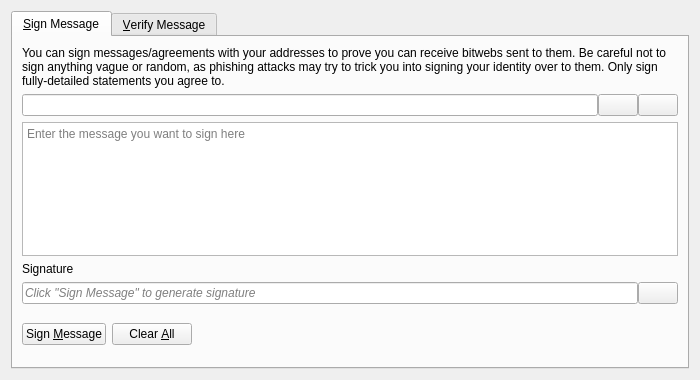
<?xml version="1.0" encoding="UTF-8"?>
<ui version="4.0">
 <class>SignVerifyMessageDialog</class>
 <widget class="QDialog" name="SignVerifyMessageDialog">
  <property name="geometry">
   <rect>
    <x>0</x>
    <y>0</y>
    <width>700</width>
    <height>380</height>
   </rect>
  </property>
  <property name="windowTitle">
   <string>Signatures - Sign / Verify a Message</string>
  </property>
  <property name="modal">
   <bool>true</bool>
  </property>
  <layout class="QVBoxLayout" name="verticalLayout">
   <item>
    <widget class="QTabWidget" name="tabWidget">
     <property name="currentIndex">
      <number>0</number>
     </property>
     <widget class="QWidget" name="tabSignMessage">
      <attribute name="title">
       <string>&amp;Sign Message</string>
      </attribute>
      <layout class="QVBoxLayout" name="verticalLayout_SM">
       <item>
        <widget class="QLabel" name="infoLabel_SM">
         <property name="text">
          <string>You can sign messages/agreements with your addresses to prove you can receive bitwebs sent to them. Be careful not to sign anything vague or random, as phishing attacks may try to trick you into signing your identity over to them. Only sign fully-detailed statements you agree to.</string>
         </property>
         <property name="textFormat">
          <enum>Qt::PlainText</enum>
         </property>
         <property name="wordWrap">
          <bool>true</bool>
         </property>
        </widget>
       </item>
       <item>
        <layout class="QHBoxLayout" name="horizontalLayout_1_SM">
         <property name="spacing">
          <number>0</number>
         </property>
         <item>
          <widget class="QValidatedLineEdit" name="addressIn_SM">
           <property name="toolTip">
            <string>The Bitweb address to sign the message with</string>
           </property>
          </widget>
         </item>
         <item>
          <widget class="QPushButton" name="addressBookButton_SM">
           <property name="toolTip">
            <string>Choose previously used address</string>
           </property>
           <property name="text">
            <string/>
           </property>
           <property name="icon">
            <iconset resource="../bitcoin.qrc">
             <normaloff>:/icons/address-book</normaloff>:/icons/address-book</iconset>
           </property>
           <property name="shortcut">
            <string>Alt+A</string>
           </property>
           <property name="autoDefault">
            <bool>false</bool>
           </property>
          </widget>
         </item>
         <item>
          <widget class="QPushButton" name="pasteButton_SM">
           <property name="toolTip">
            <string>Paste address from clipboard</string>
           </property>
           <property name="text">
            <string/>
           </property>
           <property name="icon">
            <iconset resource="../bitcoin.qrc">
             <normaloff>:/icons/editpaste</normaloff>:/icons/editpaste</iconset>
           </property>
           <property name="shortcut">
            <string>Alt+P</string>
           </property>
           <property name="autoDefault">
            <bool>false</bool>
           </property>
          </widget>
         </item>
        </layout>
       </item>
       <item>
        <widget class="QPlainTextEdit" name="messageIn_SM">
         <property name="toolTip">
          <string>Enter the message you want to sign here</string>
         </property>
         <property name="placeholderText">
          <string>Enter the message you want to sign here</string>
         </property>
        </widget>
       </item>
       <item>
        <widget class="QLabel" name="signatureLabel_SM">
         <property name="text">
          <string>Signature</string>
         </property>
         <property name="textFormat">
          <enum>Qt::PlainText</enum>
         </property>
        </widget>
       </item>
       <item>
        <layout class="QHBoxLayout" name="horizontalLayout_2_SM">
         <property name="spacing">
          <number>0</number>
         </property>
         <item>
          <widget class="QLineEdit" name="signatureOut_SM">
           <property name="placeholderText">
            <string>Click "Sign Message" to generate signature</string>
           </property>
           <property name="font">
            <font>
             <italic>true</italic>
            </font>
           </property>
           <property name="readOnly">
            <bool>true</bool>
           </property>
          </widget>
         </item>
         <item>
          <widget class="QPushButton" name="copySignatureButton_SM">
           <property name="toolTip">
            <string>Copy the current signature to the system clipboard</string>
           </property>
           <property name="text">
            <string/>
           </property>
           <property name="icon">
            <iconset resource="../bitcoin.qrc">
             <normaloff>:/icons/editcopy</normaloff>:/icons/editcopy</iconset>
           </property>
           <property name="autoDefault">
            <bool>false</bool>
           </property>
          </widget>
         </item>
        </layout>
       </item>
       <item>
        <layout class="QHBoxLayout" name="horizontalLayout_3_SM">
         <item>
          <widget class="QPushButton" name="signMessageButton_SM">
           <property name="toolTip">
            <string>Sign the message to prove you own this Bitweb address</string>
           </property>
           <property name="text">
            <string>Sign &amp;Message</string>
           </property>
           <property name="icon">
            <iconset resource="../bitcoin.qrc">
             <normaloff>:/icons/edit</normaloff>:/icons/edit</iconset>
           </property>
           <property name="autoDefault">
            <bool>false</bool>
           </property>
          </widget>
         </item>
         <item>
          <widget class="QPushButton" name="clearButton_SM">
           <property name="toolTip">
            <string>Reset all sign message fields</string>
           </property>
           <property name="text">
            <string>Clear &amp;All</string>
           </property>
           <property name="icon">
            <iconset resource="../bitcoin.qrc">
             <normaloff>:/icons/remove</normaloff>:/icons/remove</iconset>
           </property>
           <property name="autoDefault">
            <bool>false</bool>
           </property>
          </widget>
         </item>
         <item>
          <spacer name="horizontalSpacer_1_SM">
           <property name="orientation">
            <enum>Qt::Horizontal</enum>
           </property>
           <property name="sizeHint" stdset="0">
            <size>
             <width>40</width>
             <height>48</height>
            </size>
           </property>
          </spacer>
         </item>
         <item>
          <widget class="QLabel" name="statusLabel_SM">
           <property name="font">
            <font>
             <weight>75</weight>
             <bold>true</bold>
            </font>
           </property>
           <property name="text">
            <string/>
           </property>
           <property name="wordWrap">
            <bool>true</bool>
           </property>
          </widget>
         </item>
         <item>
          <spacer name="horizontalSpacer_2_SM">
           <property name="orientation">
            <enum>Qt::Horizontal</enum>
           </property>
           <property name="sizeHint" stdset="0">
            <size>
             <width>40</width>
             <height>48</height>
            </size>
           </property>
          </spacer>
         </item>
        </layout>
       </item>
      </layout>
     </widget>
     <widget class="QWidget" name="tabVerifyMessage">
      <attribute name="title">
       <string>&amp;Verify Message</string>
      </attribute>
      <layout class="QVBoxLayout" name="verticalLayout_VM">
       <item>
        <widget class="QLabel" name="infoLabel_VM">
         <property name="text">
          <string>Enter the receiver's address, message (ensure you copy line breaks, spaces, tabs, etc. exactly) and signature below to verify the message. Be careful not to read more into the signature than what is in the signed message itself, to avoid being tricked by a man-in-the-middle attack. Note that this only proves the signing party receives with the address, it cannot prove sendership of any transaction!</string>
         </property>
         <property name="textFormat">
          <enum>Qt::PlainText</enum>
         </property>
         <property name="alignment">
          <set>Qt::AlignLeading|Qt::AlignLeft|Qt::AlignTop</set>
         </property>
         <property name="wordWrap">
          <bool>true</bool>
         </property>
        </widget>
       </item>
       <item>
        <layout class="QHBoxLayout" name="horizontalLayout_1_VM">
         <property name="spacing">
          <number>0</number>
         </property>
         <item>
          <widget class="QValidatedLineEdit" name="addressIn_VM">
           <property name="toolTip">
            <string>The Bitweb address the message was signed with</string>
           </property>
          </widget>
         </item>
         <item>
          <widget class="QPushButton" name="addressBookButton_VM">
           <property name="toolTip">
            <string>Choose previously used address</string>
           </property>
           <property name="text">
            <string/>
           </property>
           <property name="icon">
            <iconset resource="../bitcoin.qrc">
             <normaloff>:/icons/address-book</normaloff>:/icons/address-book</iconset>
           </property>
           <property name="shortcut">
            <string>Alt+A</string>
           </property>
           <property name="autoDefault">
            <bool>false</bool>
           </property>
          </widget>
         </item>
        </layout>
       </item>
       <item>
        <widget class="QPlainTextEdit" name="messageIn_VM">
          <property name="toolTip">
            <string>The signed message to verify</string>
          </property>
          <property name="placeholderText">
            <string>The signed message to verify</string>
          </property>
        </widget>
       </item>
       <item>
        <widget class="QValidatedLineEdit" name="signatureIn_VM">
          <property name="toolTip">
            <string>The signature given when the message was signed</string>
          </property>
          <property name="placeholderText">
            <string>The signature given when the message was signed</string>
          </property>
        </widget>
       </item>
       <item>
        <layout class="QHBoxLayout" name="horizontalLayout_2_VM">
         <item>
          <widget class="QPushButton" name="verifyMessageButton_VM">
           <property name="toolTip">
            <string>Verify the message to ensure it was signed with the specified Bitweb address</string>
           </property>
           <property name="text">
            <string>Verify &amp;Message</string>
           </property>
           <property name="icon">
            <iconset resource="../bitcoin.qrc">
             <normaloff>:/icons/transaction_0</normaloff>:/icons/transaction_0</iconset>
           </property>
           <property name="autoDefault">
            <bool>false</bool>
           </property>
          </widget>
         </item>
         <item>
          <widget class="QPushButton" name="clearButton_VM">
           <property name="toolTip">
            <string>Reset all verify message fields</string>
           </property>
           <property name="text">
            <string>Clear &amp;All</string>
           </property>
           <property name="icon">
            <iconset resource="../bitcoin.qrc">
             <normaloff>:/icons/remove</normaloff>:/icons/remove</iconset>
           </property>
           <property name="autoDefault">
            <bool>false</bool>
           </property>
          </widget>
         </item>
         <item>
          <spacer name="horizontalSpacer_1_VM">
           <property name="orientation">
            <enum>Qt::Horizontal</enum>
           </property>
           <property name="sizeHint" stdset="0">
            <size>
             <width>40</width>
             <height>48</height>
            </size>
           </property>
          </spacer>
         </item>
         <item>
          <widget class="QLabel" name="statusLabel_VM">
           <property name="font">
            <font>
             <weight>75</weight>
             <bold>true</bold>
            </font>
           </property>
           <property name="text">
            <string/>
           </property>
           <property name="wordWrap">
            <bool>true</bool>
           </property>
          </widget>
         </item>
         <item>
          <spacer name="horizontalSpacer_2_VM">
           <property name="orientation">
            <enum>Qt::Horizontal</enum>
           </property>
           <property name="sizeHint" stdset="0">
            <size>
             <width>40</width>
             <height>48</height>
            </size>
           </property>
          </spacer>
         </item>
        </layout>
       </item>
      </layout>
     </widget>
    </widget>
   </item>
  </layout>
 </widget>
 <customwidgets>
  <customwidget>
   <class>QValidatedLineEdit</class>
   <extends>QLineEdit</extends>
   <header>qt/qvalidatedlineedit.h</header>
  </customwidget>
 </customwidgets>
 <resources>
  <include location="../bitcoin.qrc"/>
 </resources>
 <connections/>
</ui>
